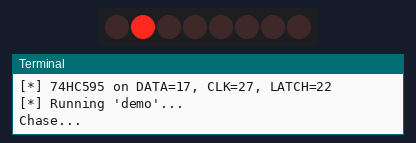
A program run on a simulated Raspberry Pi (BCM pin numbers). On the bench: 8 shift-register outputs drawn as a row of LEDs (first output left, lit = HIGH), the last lines printed to the terminal. At 13.4 s the program stops and its outputs stay as they are.

Above: at 2.35 s.
At 3.59 s:
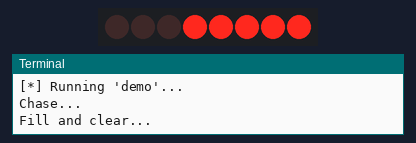
At 4.92 s:
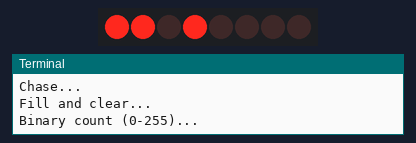
At 7.33 s:
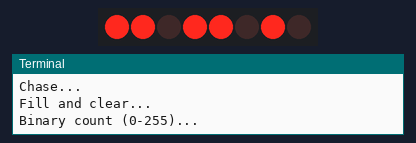
At 9.74 s:
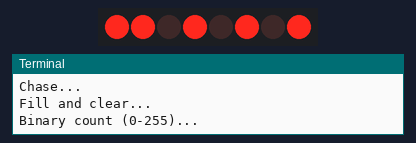
At 12.37 s:
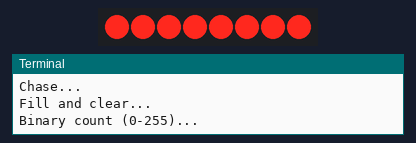
Timing chart, 0 to 14.7 s (numbered marks = the images above):
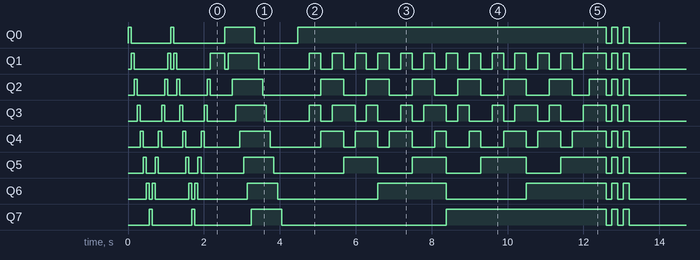

The program:

shift_register.py
```python
#!/usr/bin/env python3
"""
shift_register.py — 74HC595 8-bit shift register control

The 74HC595 expands GPIO output capacity: control 8 LED outputs
using only 3 GPIO pins (data, clock, latch).

Wiring (BCM pin numbers):
  Pi BCM 17 (physical 11) → 74HC595 DS  (pin 14) — serial data
  Pi BCM 27 (physical 13) → 74HC595 SH_CP (pin 11) — shift clock
  Pi BCM 22 (physical 15) → 74HC595 ST_CP (pin 12) — latch clock
  Pi 3.3V   (physical 1)  → 74HC595 VCC (pin 16)
  Pi GND    (physical 6)  → 74HC595 GND (pin 8)
  Pi 3.3V                 → 74HC595 OE\ (pin 13, active low, tie to GND or control)
  Pi 3.3V                 → 74HC595 MR\ (pin 10, active low reset, tie to VCC)

  74HC595 Q0–Q7 (pins 15, 1–7) → LEDs via 220Ω resistors → GND

Usage:
  python3 shift_register.py              # runs demo sequences
  python3 shift_register.py chase        # bouncing dot
  python3 shift_register.py binary       # count 0-255 in binary
  python3 shift_register.py all_on       # all LEDs on
  python3 shift_register.py all_off      # all LEDs off
"""

import sys
import time
import RPi.GPIO as GPIO

# GPIO pins (BCM)
DATA_PIN  = 17  # DS   — serial data in
CLOCK_PIN = 27  # SH_CP — shift clock
LATCH_PIN = 22  # ST_CP — storage/latch clock


def setup():
    GPIO.setmode(GPIO.BCM)
    GPIO.setwarnings(False)
    GPIO.setup(DATA_PIN,  GPIO.OUT, initial=GPIO.LOW)
    GPIO.setup(CLOCK_PIN, GPIO.OUT, initial=GPIO.LOW)
    GPIO.setup(LATCH_PIN, GPIO.OUT, initial=GPIO.LOW)


def write_byte(value: int):
    """Shift out one byte (8 bits) to the 74HC595, then latch."""
    GPIO.output(LATCH_PIN, GPIO.LOW)
    for i in range(7, -1, -1):  # MSB first
        bit = (value >> i) & 1
        GPIO.output(DATA_PIN, bit)
        GPIO.output(CLOCK_PIN, GPIO.HIGH)
        GPIO.output(CLOCK_PIN, GPIO.LOW)
    GPIO.output(LATCH_PIN, GPIO.HIGH)
    GPIO.output(LATCH_PIN, GPIO.LOW)


def all_off():
    write_byte(0b00000000)

def all_on():
    write_byte(0b11111111)


def demo_chase(cycles: int = 3, delay: float = 0.08):
    """Single LED bouncing left and right."""
    for _ in range(cycles):
        for i in range(8):
            write_byte(1 << i)
            time.sleep(delay)
        for i in range(6, 0, -1):
            write_byte(1 << i)
            time.sleep(delay)


def demo_binary(delay: float = 0.05):
    """Count 0–255 in binary on 8 LEDs."""
    for n in range(256):
        write_byte(n)
        time.sleep(delay)


def demo_fill(delay: float = 0.1):
    """Fill LEDs one by one, then clear one by one."""
    val = 0
    for i in range(8):
        val = val | (1 << i)
        write_byte(val)
        time.sleep(delay)
    for i in range(8):
        val = val & ~(1 << i)
        write_byte(val)
        time.sleep(delay)


def demo_flash(times: int = 3, delay: float = 0.15):
    """Flash all LEDs."""
    for _ in range(times):
        all_on()
        time.sleep(delay)
        all_off()
        time.sleep(delay)


def run_demo():
    print("Chase...")
    demo_chase(2)
    time.sleep(0.3)

    print("Fill and clear...")
    demo_fill()
    time.sleep(0.3)

    print("Binary count (0-255)...")
    demo_binary(0.03)
    time.sleep(0.3)

    print("Flash...")
    demo_flash(3)

    all_off()
    print("Done.")


SEQUENCES = {
    "chase":   lambda: demo_chase(3),
    "binary":  demo_binary,
    "fill":    demo_fill,
    "flash":   demo_flash,
    "all_on":  all_on,
    "all_off": all_off,
    "demo":    run_demo,
}


if __name__ == "__main__":
    seq_name = sys.argv[1] if len(sys.argv) > 1 else "demo"

    if seq_name not in SEQUENCES:
        print(f"Unknown sequence '{seq_name}'. Options: {', '.join(SEQUENCES)}")
        sys.exit(1)

    try:
        setup()
        print(f"[*] 74HC595 on DATA={DATA_PIN}, CLK={CLOCK_PIN}, LATCH={LATCH_PIN}")
        print(f"[*] Running '{seq_name}'...")
        SEQUENCES[seq_name]()
    except KeyboardInterrupt:
        print("\n[*] Stopped.")
    finally:
        all_off()
        GPIO.cleanup()
```
